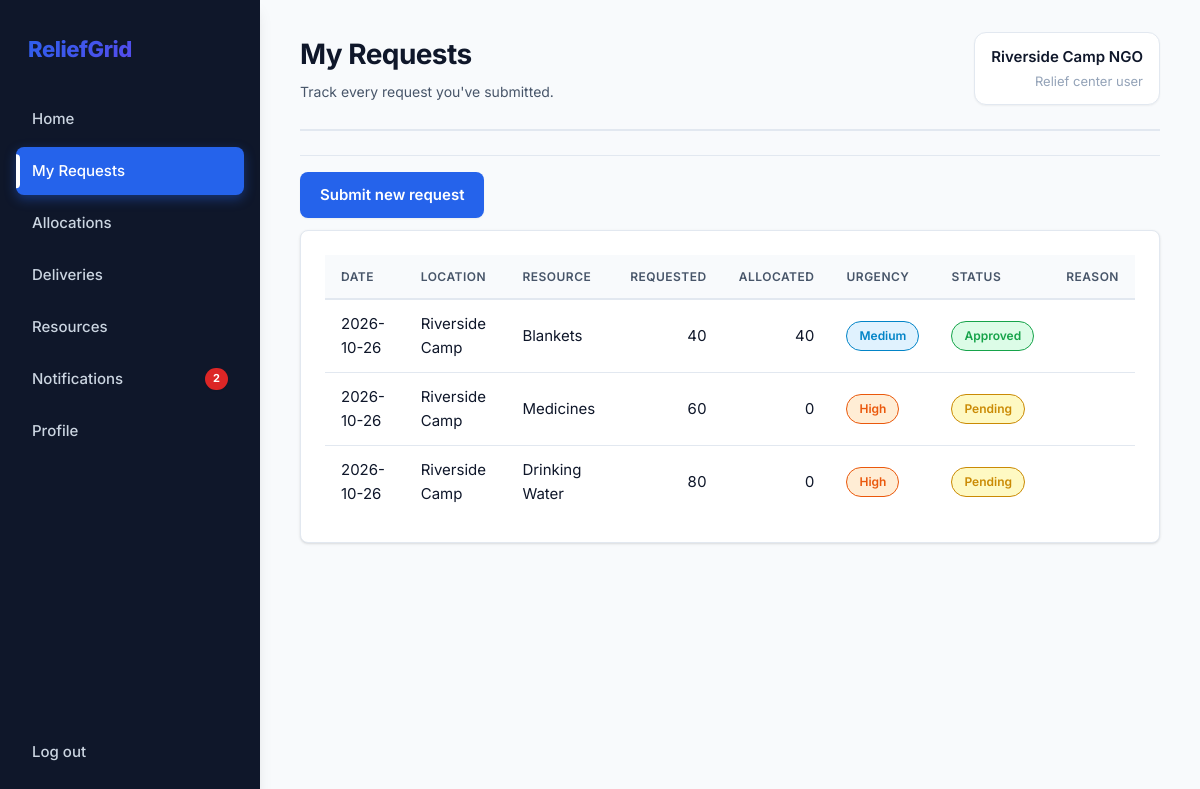
The page /my/requests (signed in) on the database its author committed.
### tables this page shows
CREATE TABLE users (
    id INTEGER PRIMARY KEY, name TEXT NOT NULL, org_name TEXT,
    email TEXT UNIQUE NOT NULL, password_hash TEXT NOT NULL,
    role TEXT NOT NULL CHECK (role IN ('admin','relief'))
, ngo_registration_id INTEGER);

CREATE TABLE requests (
    id INTEGER PRIMARY KEY, user_id INTEGER NOT NULL REFERENCES users(id),
    location_id INTEGER NOT NULL REFERENCES locations(id),
    resource_id INTEGER NOT NULL REFERENCES resources(id),
    quantity INTEGER NOT NULL CHECK (quantity > 0), people_affected INTEGER NOT NULL,
    urgency TEXT NOT NULL, description TEXT,
    status TEXT NOT NULL DEFAULT 'Pending', allocated_qty INTEGER NOT NULL DEFAULT 0,
    total_allocated INTEGER NOT NULL DEFAULT 0,
    total_dispatched INTEGER NOT NULL DEFAULT 0,
    total_received INTEGER NOT NULL DEFAULT 0,
    decision_note TEXT, created_at TEXT DEFAULT CURRENT_TIMESTAMP
);

CREATE TABLE locations (
    id INTEGER PRIMARY KEY, disaster_id INTEGER REFERENCES disasters(id),
    name TEXT NOT NULL, type TEXT NOT NULL, severity TEXT NOT NULL,
    people_affected INTEGER NOT NULL DEFAULT 0, status TEXT NOT NULL DEFAULT 'Active',
    lat REAL, lng REAL
);

CREATE TABLE resources (
    id INTEGER PRIMARY KEY, name TEXT UNIQUE NOT NULL, unit TEXT NOT NULL,
    quantity INTEGER NOT NULL DEFAULT 0 CHECK (quantity >= 0),
    low_threshold INTEGER NOT NULL DEFAULT 0, updated_at TEXT DEFAULT CURRENT_TIMESTAMP
);

### app.py (the view)
@app.route("/my/requests")
@login_required("relief")
def my_requests():
    return render_template("my_requests.html", title="My Requests", sub="Track every request you've submitted.",
                           rows=q(REQ_SQL + " WHERE q.user_id=? ORDER BY q.id DESC", session["user_id"]))

### app.py (called while the page is built)
def db():
    return database.get_db()

def q(sql, *args, one=False):
    rows = db().execute(sql, args).fetchall()
    return (rows[0] if rows else None) if one else rows

def login_required(role=None):
    def deco(f):
        @functools.wraps(f)
        def wrapper(*a, **kw):
            if "user_id" not in session:
                return redirect(url_for("login"))
            if role and session["role"] != role:
                flash("You don't have access to that page.", "error")
                return redirect(url_for("home_redirect"))
            return f(*a, **kw)
        return wrapper
    return deco

@app.context_processor
def inject_nav():
    if "user_id" not in session:
        return {}
    admin = session["role"] == "admin"
    unread = q("SELECT COUNT(*) c FROM notifications WHERE is_read=0 AND " + ("user_id IS NULL" if admin else "user_id=?"),
               *([] if admin else [session["user_id"]]), one=True)["c"]
    return {"nav": ADMIN_NAV if admin else USER_NAV, "unread": unread}

### db.py (called while the page is built)
def get_db():
    if "db" not in g:
        g.db = sqlite3.connect(DB_PATH)
        g.db.row_factory = sqlite3.Row
        g.db.execute("PRAGMA foreign_keys = ON")
    return g.db

### templates/my_requests.html
{% extends "base.html" %}{% from "_macros.html" import pill %}
{% block heading %}{{ title }}{% endblock %}{% block sub %}{{ sub }}{% endblock %}
{% block content %}<div class="actions" style="margin:0 0 12px"><a class="btn" href="{{ url_for('new_request') }}">Submit new request</a></div>
<div class="card wrap"><table><tr><th>Date</th><th>Location</th><th>Resource</th><th class="num">Requested</th><th class="num">Allocated</th><th>Urgency</th><th>Status</th><th>Reason</th></tr>
{% for r in rows %}<tr><td>{{ r.created_at[:10] }}</td><td>{{ r.location_name }}</td><td>{{ r.resource_name }}</td><td class="num">{{ r.quantity }}</td><td class="num">{{ r.allocated_qty }}</td><td>{{ pill(r.urgency) }}</td><td>{{ pill(r.status) }}</td><td class="muted small-text">{{ r.decision_note or '' }}</td></tr>
{% else %}<tr><td colspan="8" class="muted">Nothing here yet.</td></tr>{% endfor %}</table></div>{% endblock %}

### templates/base.html (shortened to what this page needs)
<!doctype html><html lang="en"><head><meta charset="utf-8"><meta name="viewport" content="width=device-width, initial-scale=1">
<link rel="stylesheet" href="{{ url_for('static', filename='style.css') }}">{% block head %}{% endblock %}</head><body>
{% block body %}
<div class="app">
<aside class="side"><div class="brand">ReliefGrid</div>
<nav>{% for label, ep in nav %}<a href="{{ url_for(ep) }}" class="{{ 'on' if request.endpoint == ep }}">{{ label }}{% if ep == 'notifications' and unread %}<b class="badge">{{ unread }}</b>{% endif %}</a>{% endfor %}</nav>
<a href="{{ url_for('logout') }}">Log out</a></aside>
<main class="main"><header class="top"><div><h1>{% block heading %}{% endblock %}</h1><p>{% block sub %}{% endblock %}</p></div>
<div class="who">{{ session.name }}<small>{{ 'Admin' if session.role == 'admin' else 'Relief center user' }}</small></div></header>
{% block content %}{% endblock %}</main></div>
{% endblock %}
</body></html>

### templates/_macros.html (shortened to what this page needs)
{% macro pill(text) %}<span class="pill {{ text|lower|replace(' ','-') }}">{{ text }}</span>{% endmacro %}

### rows shown on the page
users: name "Riverside Camp NGO"
requests: created_at "2026-10-26", location_name "Riverside Camp", resource_name "Blankets", quantity "40", allocated_qty "40", urgency "Medium Approved"
requests: created_at "2026-10-26", location_name "Riverside Camp", resource_name "Medicines", quantity "60", allocated_qty "0", urgency "High Pending"
requests: created_at "2026-10-26", location_name "Riverside Camp", resource_name "Drinking Water", quantity "80", allocated_qty "0", urgency "High Pending"

### other values the page prints
{{ label }} "Home" "My Requests" "Allocations" "Deliveries" "Resources" "Notifications" "Profile"
{{ unread }} "2"
{{ title }} "My Requests"
{{ sub }} "Track every request you've submitted."
{{ 'Admin' if session.role == 'admin' else 'Relief center user' }} "Relief center user"
